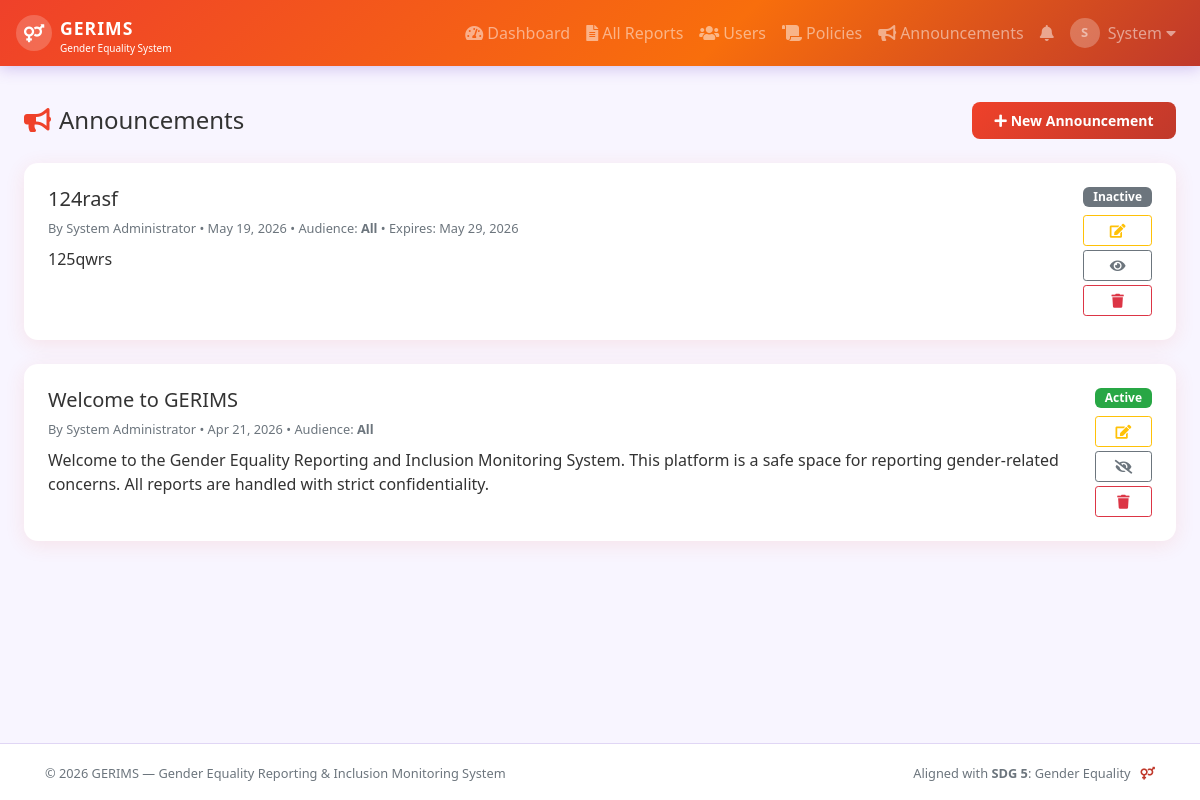
The page /admin/announcements.php (signed in) on the database its author committed.
### tables this page shows
CREATE TABLE `announcements` (
  `announcement_id` int(11) NOT NULL,
  `admin_id` int(11) NOT NULL,
  `title` varchar(150) NOT NULL,
  `content` text NOT NULL,
  `audience` enum('all','users','admins') DEFAULT 'all',
  `is_active` tinyint(1) DEFAULT 1,
  `created_at` timestamp NOT NULL DEFAULT current_timestamp(),
  `expires_at` datetime DEFAULT NULL
);

CREATE TABLE `users` (
  `user_id` int(11) NOT NULL,
  `full_name` varchar(100) NOT NULL,
  `email` varchar(100) NOT NULL,
  `password` varchar(255) NOT NULL,
  `gender` varchar(30) DEFAULT NULL,
  `course` varchar(100) DEFAULT NULL,
  `year_level` varchar(20) DEFAULT NULL,
  `contact_number` varchar(20) DEFAULT NULL,
  `role` enum('user','admin') DEFAULT 'user',
  `profile_pic` varchar(255) DEFAULT 'default.png',
  `is_active` tinyint(1) DEFAULT 1,
  `created_at` timestamp NOT NULL DEFAULT current_timestamp(),
  `updated_at` timestamp NOT NULL DEFAULT current_timestamp() ON UPDATE current_timestamp()
);

### admin/announcements.php (the view, shortened to what this page needs)
<?php
require_once '../includes/config.php';
$list = $conn->query("SELECT a.*, u.full_name FROM announcements a JOIN users u ON a.admin_id=u.user_id ORDER BY a.created_at DESC");
include '../includes/header.php';
?>
<div class="container-fluid px-4">
    <div class="d-flex align-items-center mb-4">
        <h4 class="mb-0 mr-auto"><i class="fas fa-bullhorn mr-2" style="color:var(--primary)"></i>Announcements</h4>
        <button class="btn btn-gerims btn-sm" data-toggle="modal" data-target="#annModal" data-action="add"><i class="fas fa-plus mr-1"></i>New Announcement</button>
    </div>
    <?php if ($list && $list->num_rows > 0): ?>
        <?php while ($a = $list->fetch_assoc()): ?>
    <div class="gerims-card">
        <div class="card-body">
            <div class="d-flex justify-content-between align-items-start">
                <div>
                    <h5 class="mb-1"><?= htmlspecialchars($a['title']) ?></h5>
                    <small class="text-muted">
                        By <?= htmlspecialchars($a['full_name']) ?> &bull; <?= date('M d, Y', strtotime($a['created_at'])) ?> &bull;
                        Audience: <strong><?= ucfirst($a['audience']) ?></strong>
                        <?php if ($a['expires_at']): ?> &bull; Expires: <?= date('M d, Y', strtotime($a['expires_at'])) ?><?php endif; ?>
                    </small>
                    <p class="mt-2 mb-0"><?= nl2br(htmlspecialchars($a['content'])) ?></p>
                </div>
                <div class="d-flex flex-column ml-3" style="gap:4px">
                    <span class="badge badge-<?= $a['is_active']?'success':'secondary' ?>"><?= $a['is_active']?'Active':'Inactive' ?></span>
                    <button class="btn btn-sm btn-outline-warning mt-1" data-toggle="modal" data-target="#annModal"
                        data-action="edit" data-aid="<?= $a['announcement_id'] ?>"
                        data-title="<?= htmlspecialchars($a['title']) ?>" data-content="<?= htmlspecialchars($a['content']) ?>"
                        data-audience="<?= $a['audience'] ?>" data-expires="<?= $a['expires_at'] ?>">
                        <i class="fas fa-edit"></i>
                    </button>
                    <a href="?toggle=<?= $a['announcement_id'] ?>" class="btn btn-sm btn-outline-secondary"><i class="fas fa-<?= $a['is_active']?'eye-slash':'eye' ?>"></i></a>
                    <a href="?delete=<?= $a['announcement_id'] ?>" class="btn btn-sm btn-outline-danger" data-confirm="Delete this announcement?"><i class="fas fa-trash"></i></a>
                </div>
            </div>
        </div>
    </div>
        <?php endwhile; ?>
    <?php else: ?>
    <div class="alert alert-info">No announcements yet. Click "New Announcement" to create one.</div>
    <?php endif; ?>
</div>
<?php include '../includes/footer.php'; ?>

### css/style.css (style rules this page uses)
:root { --primary: #EF412A; --secondary: #c0392b; --accent: #f39c12; --light-bg: #f8f5ff; --card-shadow: 0 4px 20px rgba(239, 65, 42, 0.10); --radius: 14px; }
* { box-sizing: border-box; }
body { font-family: 'Segoe UI', Tahoma, Geneva, Verdana, sans-serif; background: var(--light-bg); color: #333; padding-top: 70px; min-height: 100vh; display: flex; flex-direction: column; }
.gerims-card { background: #fff; border-radius: var(--radius); box-shadow: var(--card-shadow); border: none; margin-bottom: 1.5rem; overflow: hidden; }
.gerims-card .card-body { padding: 1.5rem; }
.btn-gerims { background: linear-gradient(135deg, var(--primary), #c0392b); color: #fff; border: none; border-radius: 8px; padding: 0.5rem 1.4rem; font-weight: 600; transition: all 0.2s; }
.badge { border-radius: 6px; padding: 4px 10px; font-size: 0.75rem; font-weight: 600; }

### rows shown on the page
announcements: title "124rasf", admin.full_name "System Administrator", created_at "May 19, 2026", audience "All", expires_at "May 29, 2026", content "125qwrs", is_active "Inactive"
announcements: title "Welcome to GERIMS", admin.full_name "System Administrator", created_at "Apr 21, 2026", audience "All", content "Welcome to the Gender Equality Reporting and Inclusion Monitoring System. This platform is a safe space for reporting gender-related concerns. All reports are handled with strict confidentiality.", is_active "Active"

### other values the page prints
substr($user_name,0,1) "S"
explode(' ',$user_name)[0] "System"
SITE_FULL_NAME "Gender Equality Reporting & Inclusion Monitoring System"
